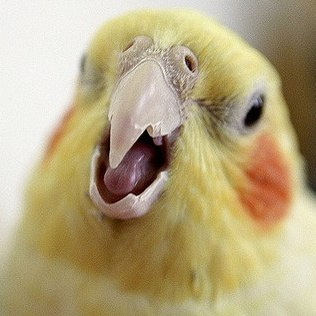
#> input picture OpenCV_Tutorial/psita.jpg, 316 x 316 px
$ python 7_Measuring_Performance_a.py   (Python 2 division)
#> lines starting #> are read from the running program, lines starting #| are printed output that depends on the picture
import cv2

img1 = cv2.imread('psita.jpg',1);
#> img1 is the input picture: shape (316, 316, 3); mean B, G, R 126.9, 166.3, 181.5

e1 = cv2.getTickCount();
"""cv2.getTickCount function returns the number of clock-cycles
after a reference event (like the moment machine was switched ON)
to the moment this function is called. So if you call it before
and after the function execution, you get number of clock-cycles
used to execute a function."""

cv2.imshow('Title 2',img1);

for i in xrange(5,49,2):
    img1 = cv2.medianBlur(img1,i);
#> this loop made 22 passes
#> pass 3, `img1 = cv2.medianBlur(img1,i);`:
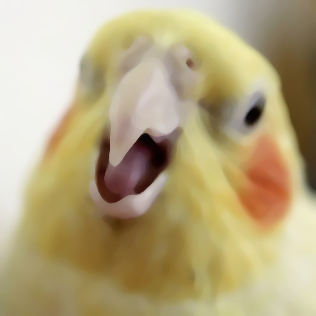
#> img1: shape (316, 316, 3); mean B, G, R 126.9, 166.7, 181.9
#> after the loop:
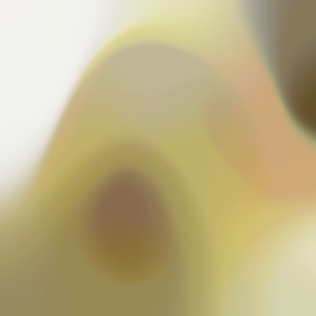
#> img1: shape (316, 316, 3); mean B, G, R 131.2, 175.4, 189.1

e2 = cv2.getTickCount();

"""cv2.getTickFrequency function returns the frequency of clock-cycles,
or the number of clock-cycles per second.So to find the time of
execution in seconds, you can do following:"""

t = (e2 - e1)/cv2.getTickFrequency();
print t;

cv2.imshow('Title 1',img1);
cv2.waitKey(0);
cv2.destroyAllWindows();


# Result I got is 0.521107655 seconds

$ run again, with OpenCV_Tutorial/football.jpg copied over OpenCV_Tutorial/psita.jpg
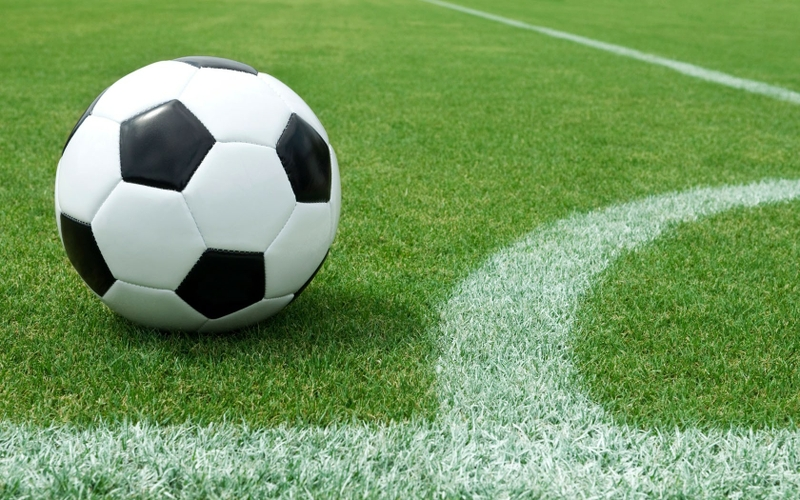
#> input picture OpenCV_Tutorial/football.jpg, 800 x 500 px
#> img1 is the input picture: shape (500, 800, 3); mean B, G, R 96.8, 154, 118.2
#> the loop `for i in xrange(5,49,2):` made 22 passes
#> pass 1, `img1 = cv2.medianBlur(img1,i);`:
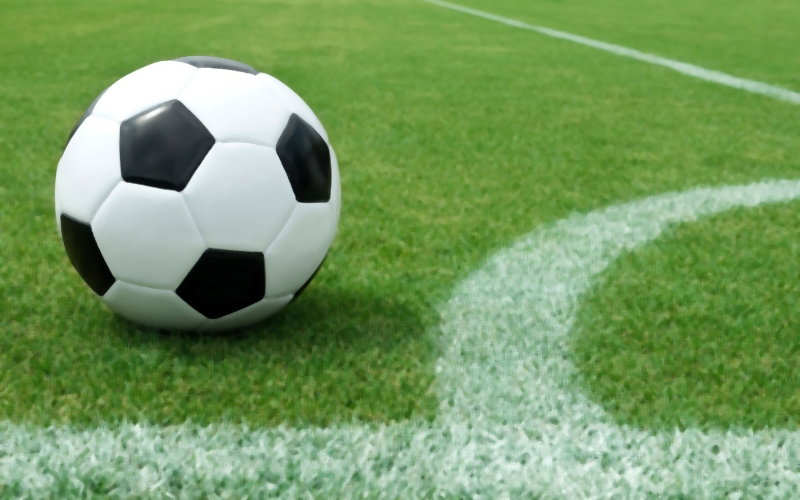
#> img1: shape (500, 800, 3); mean B, G, R 96.9, 154.2, 118.3
#> after the loop `for i in xrange(5,49,2):`:
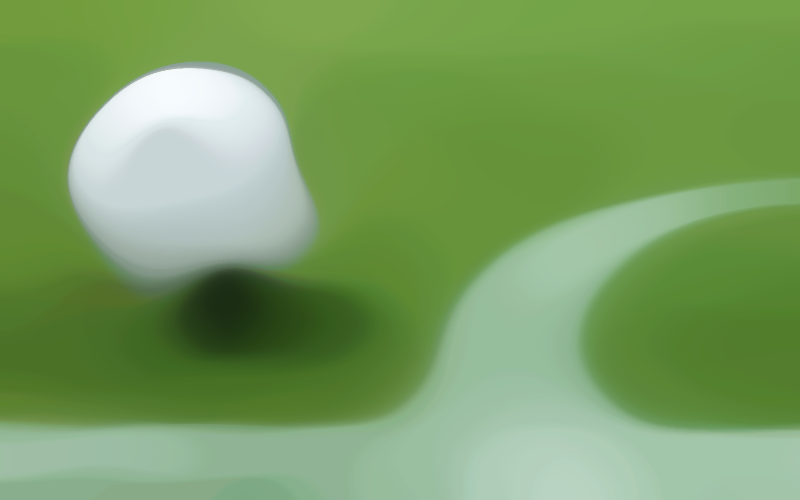
#> img1: shape (500, 800, 3); mean B, G, R 97.2, 158.5, 120.7
